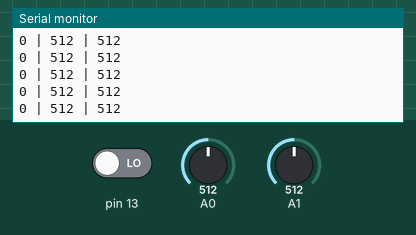
This sketch was run on a simulated Arduino Uno, built with avr-gcc and run on an emulated ATmega328P. Parts: the last lines printed to the serial monitor. The test bench sets the inputs (shaded band); at power-on: A0 = 512, A1 = 512, pin 13 LOW.

Above: at 1.2 s.
1.3 s: A0 set to 716
At 1.56 s:
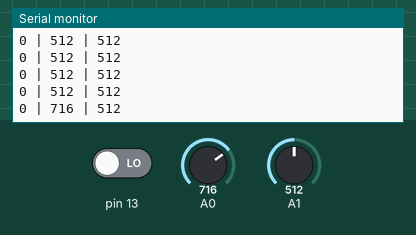
2.8 s: A1 set to 716
At 2.97 s:
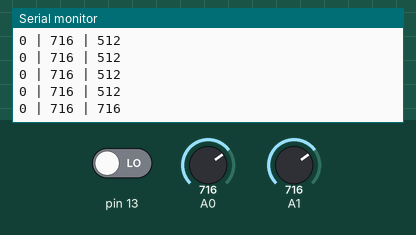
4.3 s: pin 13 driven HIGH
At 4.57 s:
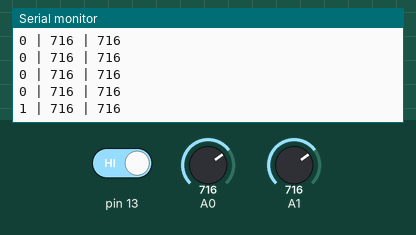
5.8 s: A0 set to 900
At 5.98 s:
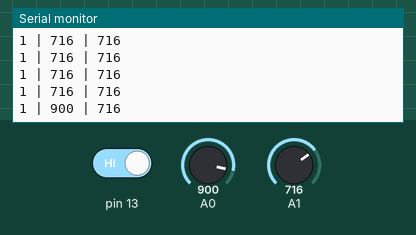
7.3 s: A1 set to 900
At 7.38 s:
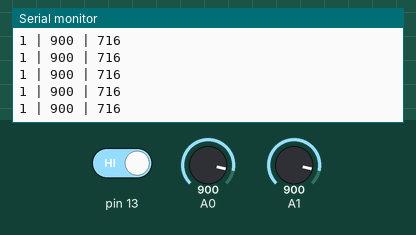
8.8 s: pin 13 driven LOW
At 8.99 s:
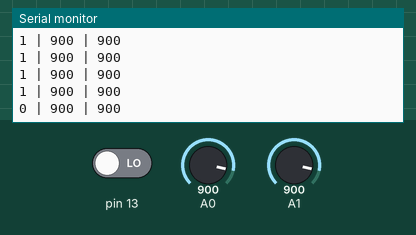
Timing chart, 0 to 11.3 s (numbered marks = the images above; inputs shaded):
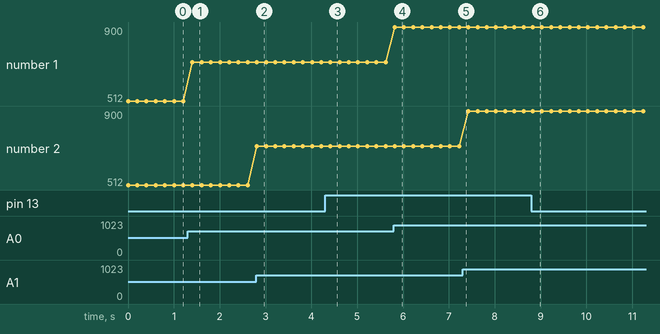

The sketch:

joystick.ino
```cpp
int a_0;
int a_1;
int sw;
void setup() {
  // put your setup code here, to run once:
  pinMode(13, INPUT);

  Serial.begin(9600);
}

void loop() {


  a_0 = analogRead(A0);
  a_1 = analogRead(A1);
  sw = digitalRead(13);

  Serial.print(sw);
  Serial.print(" | ");
  Serial.print(a_0);
  Serial.print(" | ");
  Serial.print(a_1);
  Serial.println("");

  delay(200);

}
```

Measured:
- after the input at 1.3 s, the serial monitor: prints a new line after 0.11 s (image 1)
- after the input at 2.8 s, the serial monitor: prints a new line at once (image 2)
- after the input at 4.3 s, the serial monitor: prints a new line after 0.12 s (image 3)
- after the input at 5.8 s, the serial monitor: prints a new line at once (image 4)
- after the input at 8.8 s, the serial monitor: prints a new line at once (image 6)
- plotted number 1: 512 → 716 after the input at 1.3 s, 716 → 900 after the input at 5.8 s
